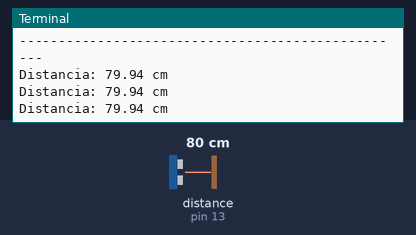
Recording of a program running on a simulated Raspberry Pi (header pin numbers). Shown: the last lines printed to the terminal. The test bench sets the inputs (shaded band); at power-on: distance to the obstacle (sensor on pin 13) 80 cm. The echo pulse lasts 58.3 µs per cm; the clock reads 2024-03-15 10:24:30 at power-on unless the program sets it.

Above: at 1.2 s.
1.3 s: distance to the obstacle (sensor on pin 13) set to 2 cm
At 1.9 s:
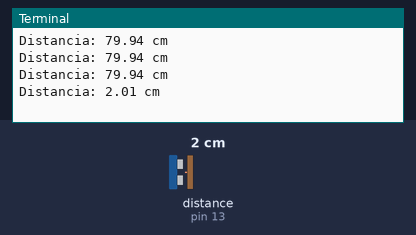
2.8 s: distance to the obstacle (sensor on pin 13) set to 4 cm
At 3.4 s:
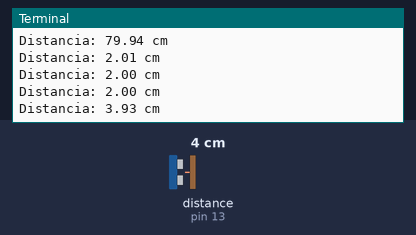
Timing chart, 0 to 5.8 s (numbered marks = the images above; inputs shaded):
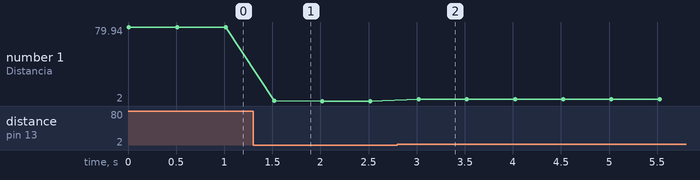

The program:

ejercicio8.py
```python
# Cambiamos de territorio y nos adentramos en el
# del sensor de ultrasonido. Tiene la facultad de emitir
# un sonido por un canal y recogerlo por otro si en
# algún momento rebota contra algo. Nos valdremos
# de ello para calcular la distancia entre el sensor y un
# objeto que iremos moviendo de sitio (hacia adelante y
# hacía atrás) de forma que vaya mostrándonos en
# pantalla la distancia que hay en cada momento.


import RPi.GPIO as GPIO
import time

# --- Configuración de Pines ---
# ¡IMPORTANTE! Estos son los números de pines FÍSICOS (modo BOARD).
# Pin 11 Físico = GPIO 17 (anterior BCM)
# Pin 13 Físico = GPIO 27 (anterior BCM)
GPIO_TRIGGER = 11 # Pin de Salida (físico 11)
GPIO_ECHO = 13    # Pin de Entrada (físico 13)

# Ajusta la velocidad del sonido en cm/s (a 20°C es aprox. 34300 cm/s)
VELOCIDAD_SONIDO = 34300

def medir_distancia():
    # Establecer el Trigger en LOW para asegurar limpieza
    GPIO.output(GPIO_TRIGGER, GPIO.LOW)
    time.sleep(0.000002) # Pequeña pausa de 2 microsegundos

    # 1. Enviar pulso de 10µs a Trigger (para iniciar la medición)
    GPIO.output(GPIO_TRIGGER, GPIO.HIGH)
    time.sleep(0.00001)
    GPIO.output(GPIO_TRIGGER, GPIO.LOW)

    # 2. Capturar el tiempo de inicio (pulso_inicio) cuando el Echo se pone en HIGH
    pulso_inicio = time.time()
    pulso_fin = time.time()

    # Esperar a que el pin ECHO se ponga en HIGH (el sensor ha emitido el sonido)
    # Controla para evitar bucles infinitos si hay ruido o error
    timeout_start = time.time()
    while GPIO.input(GPIO_ECHO) == GPIO.LOW:
        pulso_inicio = time.time()
        if pulso_inicio - timeout_start > 0.1:
            return -1 # Retorna un valor de error

    # 3. Capturar el tiempo de fin (pulso_fin) cuando el Echo se pone en LOW
    # (el sensor ha recibido el eco)
    timeout_start = time.time()
    while GPIO.input(GPIO_ECHO) == GPIO.HIGH:
        pulso_fin = time.time()
        if pulso_fin - timeout_start > 0.1:
            return -1 # Retorna un valor de error

    # 4. Calcular la duración del pulso
    duracion = pulso_fin - pulso_inicio

    # 5. Calcular la distancia: (Distancia = (Duración * Velocidad del Sonido) / 2)
    # Se divide por 2 porque la duración incluye el trayecto de ida y vuelta.
    distancia = (duracion * VELOCIDAD_SONIDO) / 2

    return distancia

# --- Configuración Inicial ---
# *** ¡CAMBIO CLAVE! *** Usar la numeración de pines BOARD (física)
GPIO.setmode(GPIO.BOARD)

# Configurar pines
GPIO.setup(GPIO_TRIGGER, GPIO.OUT)  # Trigger como salida
GPIO.setup(GPIO_ECHO, GPIO.IN)      # Echo como entrada

print("Iniciando medición de distancia (Modo BOARD)... Presiona Ctrl+C para detener.")
print("-" * 50)

# --- Bucle Principal para Medición Continua ---
try:
    while True:
        distancia_medida = medir_distancia()

        # Muestra la distancia si la lectura es válida
        if distancia_medida > 0:
            # Mostrar el resultado en pantalla (redondeado a dos decimales)
            print(f"Distancia: {distancia_medida:.2f} cm")
        else:
            print("⚠️ Error de lectura o sensor fuera de rango.")

        # Pausa antes de la siguiente medición
        time.sleep(0.5)

except KeyboardInterrupt:
    # Bloque para limpiar los pines GPIO al finalizar el programa
    print("\nMedición detenida por el usuario.")
finally:
    GPIO.cleanup()
    print("Pines GPIO limpiados. ¡Adiós!")
```

Measured:
- after the input at 1.3 s, the terminal: prints a new line after 0.22 s (image 1)
- after the input at 2.8 s, the terminal: prints a new line after 0.22 s (image 2)
- plotted number 1: 79.94 → 2 after the input at 1.3 s, 2 → 3.93 after the input at 2.8 s
